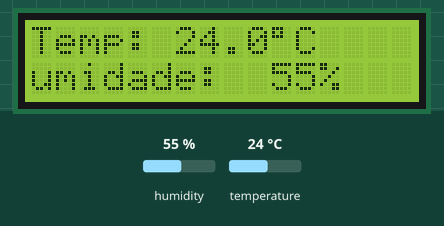
Recording of a sketch running on a simulated ESP8266 (NodeMCU). Shown: 16×2 character LCD. The test bench sets the inputs (shaded band); at power-on: humidity 55 %, temperature 24 °C. WiFi joins after 1.5 s; servers stay silent unless stated; random numbers use the default seed unless the sketch sets one; no MQTT or app messages arrive unless stated; what the sketch prints to the serial monitor is not drawn.

Above: at 2.7 s.
2.8 s: humidity set to 22 %
At 5.6 s:
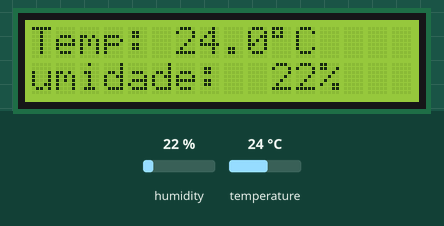
6.1 s: temperature set to 12 °C
At 8.3 s:
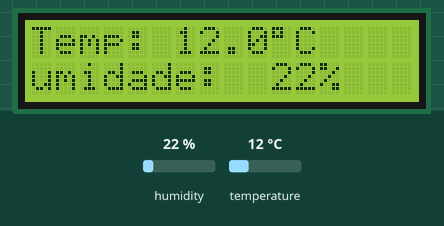
12.1 s: humidity set to 40 %
At 14.8 s:
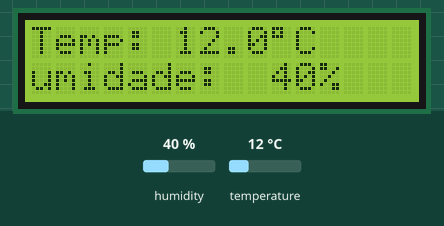
15.1 s: temperature set to 19 °C
At 17.7 s:
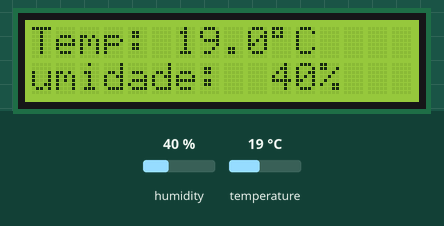
Timing chart, 0 to 19.2 s (numbered marks = the images above; inputs shaded):
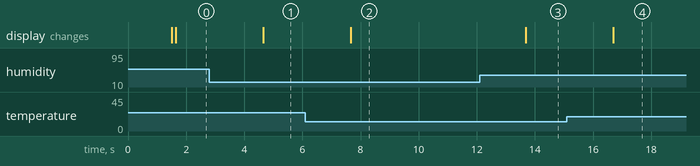

The sketch:

SmartGraos.ino
```cpp
// Adiciona as bibliotecas utilizadas
#include <ESP8266WiFi.h>
#include <PubSubClient.h>
#include "DHT.h"
#include "LiquidCrystal.h"

// Define os pinos usados no sensor e no display
#define DHTPIN 5
#define DHTTYPE DHT22
DHT dht(DHTPIN, DHTTYPE);
LiquidCrystal lcd(4,0,14,12,13,15);

// Cria as variáveis globais
const char* ssid = "Nome da rede";
const char* password = "Senha da rede";

// Broker utilizado, mas existem outros também gratuitos
const char* mqtt_server = "broker.mqtt-dashboard.com";
String inString = "";
char mqtt_t[20];
char mqtt_u[20];

WiFiClient espClient;
PubSubClient client(espClient);

// Método responsável pela conexão da do hardware à rede
void setup_wifi() {

  delay(10);
  Serial.println();
  Serial.print("Conectando a: ");
  Serial.println(ssid);
  WiFi.begin(ssid, password);

  while (WiFi.status() != WL_CONNECTED) {
    delay(500);
    Serial.print(".");
  }

  randomSeed(micros());
  Serial.println("");
  Serial.println("WiFi conectado");
  Serial.println("IP address: ");
  Serial.println(WiFi.localIP());
}

void callback(char* topic, byte* payload, unsigned int length) {
  inString="";
  Serial.print("Message arrived [");
  Serial.print(topic);
  Serial.print("] ");

  for (int i = 0; i < length; i++) {
    Serial.print((char)payload[i]);
    inString+=(char)payload[i];
  }
  Serial.println();
}

// Método responsável por reconectar ao client MQTT
void reconnect() {

  while (!client.connected()) {

    Serial.print("Tentando conexão MQTT...");
    // Cria um clientID aleatório
    String clientId = "ESP8266Client-";
    clientId += String(random(0xffff), HEX);

    // Tenta conexão
    if (client.connect(clientId.c_str())) {
      Serial.println("Conectado ao MQTT");
      // Ao conectar, publica no tópico, que deve ser substituido pelo nome do seu projeto e suas medições...
      client.publish("SmartGraos/conectado", "ESP Conectado");
      client.subscribe("SmartGraos/conectado");

    } else {
      Serial.print("Falhou, rc=");
      Serial.print(client.state());
      Serial.println("Tentando novamente em 3 segundos...");
      // Espera 3 segundos para tentar novamente
      delay(3000);
    }
  }
}

void setup() {

  // Aqui são chamados os métodos que iniciam e/ou executam cada função
  Serial.begin(115200);
  setup_wifi();
  dht.begin();
  lcd.begin(16, 2);
  // Configura o server e a porta utilizada
  client.setServer(mqtt_server, 1883);
  client.setCallback(callback);

}

// Método responsável pela execução contínua no hardware
void loop() {

  // váriáveis usadas para medição
  float t = 0.0;
  float u = 0.0;

  // verifica a conexão e reconecta se necessário
  if (!client.connected()) {
    reconnect();
  }
  client.loop();

  // A partir daqui começam as medições, apresentando no display e publicando nos tópicos

  // Limpa o display
  lcd.clear();

  // Mede a temperatura
  t = dht.readTemperature();

  // Valida se a medição retornou algum valor
  if (!isnan(t)) {

    Serial.println("temperatura: ");
    Serial.println(t);

    // Transforma float para char e atribui a mqtt_t
    dtostrf(t,4,1,mqtt_t);

    // Apresenta no display
    lcd.printf("Temp: ");
    lcd.printf(mqtt_t);
    lcd.write(B11011111);
    lcd.printf("C");

  }
  else {

    // Se a medição falhar, apresenta a mensagem:
    Serial.println("Falha no sensor!");
    lcd.printf("Falha no sensor!");

    // Transforma float para char e atribui a mqtt_t
    t = 0.0;
    dtostrf(t,4,1,mqtt_t);

  }

  // Muda de linha no display
  lcd.setCursor(0,1);

  // Mede a umidade
  u = dht.readHumidity();

  // Valida se a medição retornou algum valor
  if (!isnan(u)) {

    Serial.println("umidade: ");
    Serial.println(u);

    // Transforma float para char e atribui a mqtt_u
    dtostrf(u,3,0,mqtt_u);

   // Apresenta no display
    lcd.printf("umidade: ");
    lcd.printf(mqtt_u);
    lcd.write(B00100101);

  }
  else {

    // Se a medição falhar, apresenta a mensagem:
    Serial.println("Falha no sensor!");
    lcd.printf("Falha no sensor!");

    // Transforma float para char e atribui a mqtt_t
    u = 0.0;
    dtostrf(u,4,1,mqtt_u);

  }

  // Publica as medições para cada tópico, que deve ser substituido pelo nome do seu projeto e suas medições...
  client.publish("SmartGraos/temperatura", mqtt_t);
  client.publish("SmartGraos/umidade", mqtt_u);

  delay(3000);
}
```

Measured:
- after the input at 2.8 s, the display: changes after 1.9 s (image 1)
- after the input at 6.1 s, the display: changes after 1.6 s (image 2)
- after the input at 12.1 s, the display: changes after 1.6 s (image 3)
- after the input at 15.1 s, the display: changes after 1.6 s (image 4)
